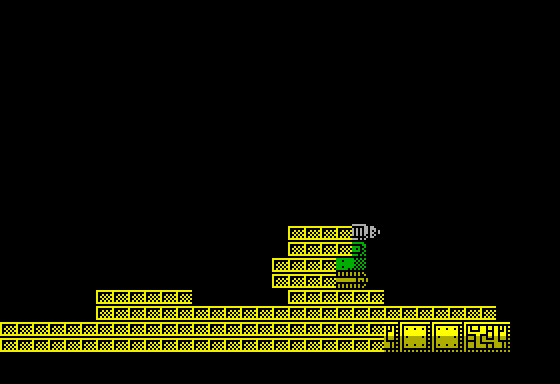

Tiled map render using the project's own tile images. Description and the whole map definition, tile-layer contents included, below:
An orthogonal 35x24 tile map with 16x16 px tiles, 1 tile layer (Collision), 3 tilesets, 1 image layer and 3 objects (vitorc, turret, source_marker).

<map version="1.0" orientation="orthogonal" width="35" height="24" tilewidth="16" tileheight="16">
 <properties>
  <property name="background_color" value="#000000" />
  <property name="zoneNumber" value="073" />
  <property name="zoneSource" value="rusarh/exolon-esl asm/data_zone_data.asm" />
  <property name="nextLevel" value="L03S25" />
 </properties>
 <tileset firstgid="1" name="tiles" tilewidth="16" tileheight="16">
  <image source="tiles.png" width="240" height="512" />
 </tileset>
 <tileset firstgid="481" name="rocks" tilewidth="16" tileheight="16">
  <image source="rocks.png" width="512" height="48" />
 </tileset>
 <tileset firstgid="577" name="generated_terrain" tilewidth="16" tileheight="16">
  <image source="generated_terrain.png" width="256" height="16" />
 </tileset>
 <imagelayer name="Original Static Scenery">
  <image source="zone_073_original.png" width="512" height="384" />
 </imagelayer>
 <layer name="Collision" width="35" height="24">
  <data encoding="csv">0,0,0,0,0,0,0,0,0,0,0,0,0,0,0,0,0,0,0,0,0,0,0,0,0,0,0,0,0,0,0,0,0,0,0,
0,0,0,0,0,0,0,0,0,0,0,0,0,0,0,0,0,0,0,0,0,0,0,0,0,0,0,0,0,0,0,0,0,0,0,
0,0,0,0,0,0,0,0,0,0,0,0,0,0,0,0,0,0,0,0,0,0,0,0,0,0,0,0,0,0,0,0,0,0,0,
0,0,0,0,0,0,0,0,0,0,0,0,0,0,0,0,0,0,0,0,0,0,0,0,0,0,0,0,0,0,0,0,0,0,0,
0,0,0,0,0,0,0,0,0,0,0,0,0,0,0,0,0,0,0,0,0,0,0,0,0,0,0,0,0,0,0,0,0,0,0,
0,0,0,0,0,0,0,0,0,0,0,0,0,0,0,0,0,0,0,0,0,0,0,0,0,0,0,0,0,0,0,0,0,0,0,
0,0,0,0,0,0,0,0,0,0,0,0,0,0,0,0,0,0,0,0,0,0,0,0,0,0,0,0,0,0,0,0,0,0,0,
0,0,0,0,0,0,0,0,0,0,0,0,0,0,0,0,0,0,0,0,0,0,0,0,0,0,0,0,0,0,0,0,0,0,0,
0,0,0,0,0,0,0,0,0,0,0,0,0,0,0,0,0,0,0,0,0,0,0,0,0,0,0,0,0,0,0,0,0,0,0,
0,0,0,0,0,0,0,0,0,0,0,0,0,0,0,0,0,0,0,0,0,0,0,0,0,0,0,0,0,0,0,0,0,0,0,
0,0,0,0,0,0,0,0,0,0,0,0,0,0,0,0,0,0,0,0,0,0,0,0,0,0,0,0,0,0,0,0,0,0,0,
0,0,0,0,0,0,0,0,0,0,0,0,0,0,0,0,0,0,0,0,0,0,0,0,0,0,0,0,0,0,0,0,0,0,0,
0,0,0,0,0,0,0,0,0,0,0,0,0,0,0,0,0,0,0,0,0,0,0,0,0,0,0,0,0,0,0,0,0,0,0,
0,0,0,0,0,0,0,0,0,0,0,0,0,0,0,0,0,0,0,0,0,0,0,0,0,0,0,0,0,0,0,0,0,0,0,
0,0,0,0,0,0,0,0,0,0,0,0,0,0,0,0,0,0,1,1,1,1,0,0,0,0,0,0,0,0,0,0,0,0,0,
0,0,0,0,0,0,0,0,0,0,0,0,0,0,0,0,0,0,1,1,1,1,0,0,0,0,0,0,0,0,0,0,0,0,0,
0,0,0,0,0,0,0,0,0,0,0,0,0,0,0,0,0,1,1,1,1,0,0,0,0,0,0,0,0,0,0,0,0,0,0,
0,0,0,0,0,0,0,0,0,0,0,0,0,0,0,0,0,1,1,1,1,0,0,0,0,0,0,0,0,0,0,0,0,0,0,
0,0,0,0,0,0,1,1,1,1,1,1,0,0,0,0,0,0,1,1,1,1,1,1,0,0,0,0,0,0,0,0,0,0,0,
0,0,0,0,0,0,1,1,1,1,1,1,1,1,1,1,1,1,1,1,1,1,1,1,1,1,1,1,1,1,1,0,0,0,0,
1,1,1,1,1,1,1,1,1,1,1,1,1,1,1,1,1,1,1,1,1,1,1,1,0,0,0,0,0,0,0,0,0,0,0,
1,1,1,1,1,1,1,1,1,1,1,1,1,1,1,1,1,1,1,1,1,1,1,1,0,0,0,0,0,0,0,0,0,0,0,
0,0,0,0,0,0,0,0,0,0,0,0,0,0,0,0,0,0,0,0,0,0,0,0,0,0,0,0,0,0,0,0,0,0,0,
0,0,0,0,0,0,0,0,0,0,0,0,0,0,0,0,0,0,0,0,0,0,0,0,0,0,0,0,0,0,0,0,0,0,0</data>
 </layer>
 <objectgroup name="Objects">
  <object id="1" name="vitorc" x="0" y="320" />
  <object id="2" name="turret" x="288" y="304" width="96" height="80">
   <properties>
    <property name="sourceBlock" value="blk_gunMachine_TOP" />
    <property name="sourceY" value="14" />
    <property name="sourceX" value="18" />
   </properties>
  </object>
  <object id="3" name="source_marker" x="272" y="256">
   <properties>
    <property name="sourceBlock" value="blk_gunMachine_BOTTOM" />
    <property name="sourceY" value="16" />
    <property name="sourceX" value="17" />
   </properties>
  </object>
 </objectgroup>
</map>
